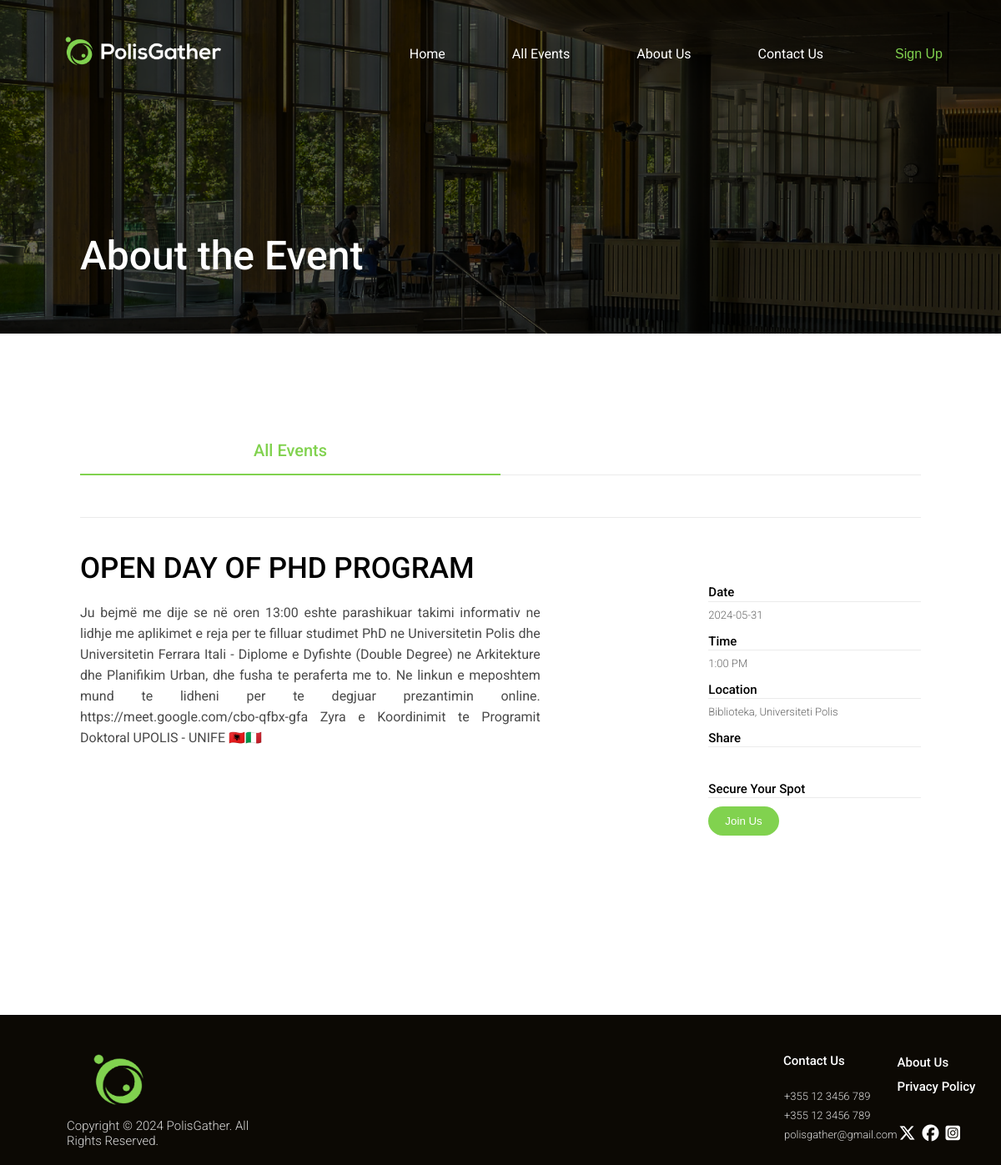
Page /polisgather/event-details.php?id=56 on the committed database.
### tables this page shows
CREATE TABLE `event_details` (
  `id` int(11) NOT NULL,
  `event_id` int(11) NOT NULL,
  `description` text DEFAULT NULL,
  `location` varchar(255) DEFAULT NULL
);

CREATE TABLE `events` (
  `id` int(11) NOT NULL,
  `title` varchar(255) NOT NULL,
  `date` date NOT NULL,
  `time` varchar(50) DEFAULT NULL,
  `imageUrl` varchar(255) DEFAULT NULL
);

### polisgather/event-details.php (the view, shortened to what this page needs)
<?php
include('header.php');
include_once 'db_connection.php';
?>
<!DOCTYPE html>
<html>
  <head>
    <link rel="stylesheet" href="https://cdnjs.cloudflare.com/ajax/libs/font-awesome/6.5.1/css/all.min.css">
    <link rel="stylesheet" href="styles/general.css">
    <link rel="stylesheet" href="styles/event-details.css">
    <link rel="stylesheet" href="styles/header.css">
    <link rel="stylesheet" href="styles/footer.css">
  </head>
  <body>
    <main class="main-content">
      <div class="lines">
        <div class="all-events-tab">
          <div class="all-events-line-1">
            <p class="all-events-text">All Events</p>
          </div>
          <div class="line-2"></div>
        </div>
        <div class="line-3"></div>
      </div>
      <div class="event-detailed-info" id="eventDetailedInfo">
      <?php
$eventId = isset($_GET["id"]) ? $_GET["id"] : null;
$sql = "SELECT events.title, events.date, events.time, events.imageUrl, event_details.description, event_details.location
        FROM events
        INNER JOIN event_details ON events.id = event_details.event_id
        WHERE events.id = $eventId";
$result = $conn->query($sql);
if ($result->num_rows > 0) {
    $row = $result->fetch_assoc();
    ?>
    <div class="text-information">
        <p class="event-title"><?php echo $row['title']; ?></p>
        <p class="event-description"><?php echo $row['description']; ?></p>
    </div>
    <div class="further-details">
        <div class="details-name">
            <div class="event-detail">
                <p class="event-detail-text">Date</p>
            </div>
            <p class="current-value"><?php echo $row['date']; ?></p>
        </div>
        <div class="details-name">
            <div class="event-detail">
                <p class="event-detail-text">Time</p>
            </div>
            <p class="current-value"><?php echo $row['time']; ?></p>
        </div>
        <div class="details-name">
            <div class="event-detail">
                <p class="event-detail-text">Location</p>
            </div>
            <p class="current-value"><?php echo $row['location']; ?></p>
        </div>
        <div class="details-name">
            <div class="event-detail">
                <p class="event-detail-text">Share</p>
            </div>
            <div class="current-value">
              <i class="iconify" data-icon="pajamas:twitter" onclick="shareOnTwitter('<?php echo addslashes(htmlspecialchars($row['title'])); ?>')"></i>
              <i class="iconify" id="facebook-share" data-icon="fe:facebook" onclick="shareOnFacebook('<?php echo addslashes(htmlspecialchars($row['title'])); ?>')"></i>
              <i class="iconify" data-icon="fa-brands:linkedin" onclick="shareOnLinkedin('<?php echo addslashes(htmlspecialchars($row['title'])); ?>')"></i>
            </div>
        </div>
        <div class="details-name">
            <div class="event-detail">
                <p class="event-detail-text">Secure Your Spot</p>
            </div>
            <button class="join-us-button" id="joinBtn" onclick="openForm()">Join Us</button>
        </div>
      </div>
    </div>
    <?php
} else {
    echo "Event details not found";
}
?>
    </main>
    <footer class="footer" id="footer">
      <div class="footer-container">
        <div class="left-section">
          <img class="footer-logo" src="logo/polisgather233 2.png">
          <p class="copyright-text">Copyright © 2024 PolisGather. All Rights Reserved.</p>
        </div>
        <div class="links-section">
          <div class="middle-section">
            <p class="contact-us-text">Contact Us</p>
            <ul>
              <li>+355 12 3456 789</li>
              <li>+355 12 3456 789</li>
              <li>polisgather@gmail.com</li>
            </ul>
          </div>
          <div class="right-section">
            <li class="au-link"><a href="#">About Us</a></li>
            <li class="pp-link"><a href="#">Privacy Policy</a></li>
            <div class="social-media">
              <a href="#"><i class="fa-brands fa-x-twitter icon"></i></a>
              <a href="#"><i class="fa-brands fa-facebook icon"></i></a>
              <a href="#"><i class="fa-brands fa-square-instagram icon"></i></a>
            </div>
          </div>
        </div>
      </div>
    </footer>
  </body>
</html>

### polisgather/styles/general.css (style rules this page uses)
body { margin: 0; font-family: Roboto, Arial; }
p { margin-top: 0; margin-bottom: 0; }

### polisgather/styles/event-details.css (style rules this page uses)
.main-content { padding: 80px 96px 0; }
.all-events-tab { display: flex; margin-bottom: 50px; }
.all-events-line-1 { width: calc(100% / 2); height: 2.5em; border-bottom: 2px solid rgb(129, 210, 79); text-align: center; }
.all-events-text { font-size: 20px; font-weight: 500; color: rgb(129, 210, 79); }
.line-2 { border-bottom: 1px solid #ebebeb; width: calc(100% / 2); }
.line-3 { border-bottom: 1px solid #ebebeb; width: 100%; margin-bottom: 40px; }
.event-detailed-info { display: flex; flex-wrap: wrap; margin-bottom: 50px; }
.text-information { flex: 1.3; margin-bottom: 20px; }
.event-title { font-size: 35px; font-weight: 500; margin-bottom: 20px; }
.event-description { color: rgb(74,74,74); line-height: 25px; text-align: justify; }
.further-details { flex: 0.6; padding-top: 4%; margin-left: 20%; }
.details-name { margin-bottom: 15px; }
.event-detail { width: 100%; height: 1.2em; border-bottom: 1px solid #ebebeb; }
.event-detail-text { font-size: 15px; font-weight: 500; color: black; }
.join-us-button { margin-top: 10px; padding: 10px 20px; border-radius: 20px; border: none; background-color: rgb(129, 210, 79); color: #fff; cursor: pointer; }
.current-value { color: rgb(102, 102, 102); font-size: 13px; font-weight: 300; padding-top: 8px; }
.iconify { color: rgb(129, 210, 79); font-size: 15px; padding-right: 5px; cursor: pointer; }

### polisgather/styles/header.css (style rules this page uses)
li { list-style: none; }
a { text-decoration: none; font-size: 1rem; color: #fff; }

### polisgather/styles/footer.css (style rules this page uses)
.footer-container { background-color: #0c0904; display: grid; grid-template-columns: repeat(auto-fit, minmax(250px, 1fr)); column-gap: 600px; }
.links-section { display: flex; flex-wrap: wrap; align-items: center; }
.left-section { padding: 40px 0 20px 80px; }
.footer-logo { width: 90px; height: 80px; padding-left: 20px; }
.copyright-text { font-size: 15px; font-weight: 300; color: #fff; opacity: 0.85; }
.middle-section { flex: 0.5; padding-top: 40px; }
.contact-us-text { font-size: 15px; font-weight: 500; padding-left: 39px; padding-bottom: 10px; color: #fff; }
.middle-section ul li { list-style: none; font-size: 13px; font-weight: 300; padding-bottom: 8px; color: #fff; opacity: 0.85; }
.right-section { flex: 0.5; flex-shrink: 0; margin-top: 20px; }
.right-section li { list-style: none; }
.right-section a { text-decoration: none; font-size: 15px; font-weight: 500; color: #fff; }
.au-link { padding-bottom: 10px; }
.pp-link { padding-bottom: 25px; }
.social-media { margin-top: 10px; }
.icon { font-size: 20px; margin: 2px; color: #fff; }

### rows in the picture
event_details: event.title "OPEN DAY OF PHD PROGRAM", description "Ju bejmë me dije se në oren 13:00 eshte parashikuar takimi informativ ne lidhje me aplikimet e reja per te filluar studimet PhD ne Universitetin Polis dhe Universitetin Ferrara Itali - Diplome e Dyfishte (Double Degree) ne Arkitekture dhe Planifikim Urban, dhe fusha te peraferta me to. Ne linkun e meposhtem mund te lidheni per te degjuar prezantimin online. https://meet.google.com/cbo-qfbx-gfa Zyra e Koordinimit te Programit Doktoral UPOLIS - UNIFE 🇦🇱🇮🇹", event.date "2024-05-31", event.time "1:00 PM", location "Biblioteka, Universiteti Polis"

### other values in the picture
$header_text "About the Event"
